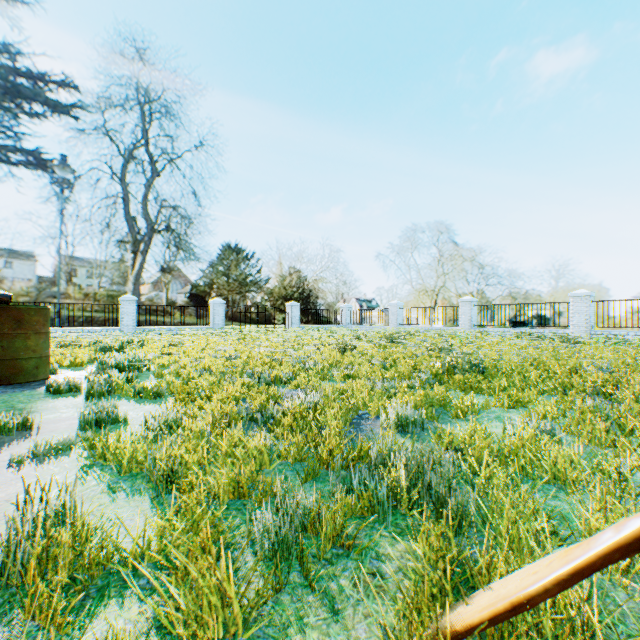
#> input picture dataloader/matching/tartanair/image_resampling/mvs_utils/examples/data/000000_lcam_front.png, 640 x 640 px, given as the content of the folder nvo-fisheye/data/NordicHarbor/Data_easy/P000/image_rcam_fish, which was not available
$ python two_img_seqs_to_side_by_side.py
#> lines starting #> are read from the running program, lines starting #| are printed output that depends on the picture; pictures that were not available may be replaced by others from this repository, and a replacement may not be noted
"""
Author: Yorai Shaoul (yorai@cmu.edu)

A short script that reads two image sequences and produces, for each pair of images, a horizontally-stacked image.
"""
import os
import shutil
import cv2
import numpy as np
import imageio

# Folder to output images to.
out_dirp = './vis_output/nordicharbor_fish_stereo'
# Save images too?
is_save_images = False

# Folder path to the first sequence.
dirp1 = '/home/yoraish/code/tartanvo-fisheye/data/NordicHarbor/Data_easy/P000/image_rcam_fish'
dirp2 = '/home/yoraish/code/tartanvo-fisheye/data/NordicHarbor/Data_easy/P000/image_lcam_fish'

# Get the frame names from the directories.
fnames1 = os.listdir(dirp1)
fnames2 = os.listdir(dirp2)

# Sort by name. This assumes that image names are meaningful for sorting in this very particular way.
fnames1_zipped = sorted([(int(fname.split("_")[0]), fname) for fname in fnames1])
fnames2_zipped = sorted([(int(fname.split("_")[0]), fname) for fname in fnames2])

fnames1 = [f[1] for f in fnames1_zipped]
fnames2 = [f[1] for f in fnames2_zipped]

# Would you like your frames padded?
rpad = 20
cpad = 20

# Would you like to resize your images?
H = 300
W = 300

# Create output directory if needed.
if os.path.exists(out_dirp):
    print("The output folder already exists.")
    is_overwirte = input("Would you like to overwrite? [Y/n]")
    print(is_overwirte)
    if is_overwirte in [None, 'y', 'Y', '']:
        shutil.rmtree(out_dirp)
    else:
        raise FileExistsError("File exists and chosen to be kept. See you later!")

# Create output directory.
os.mkdir(out_dirp)

# List to save images.
img_list = []

for ix in range(min(len(fnames1), len(fnames2))):
    fname1, fname2 = fnames1[ix], fnames2[ix]
    print(fname1, fname2)
    img1 = cv2.imread(os.path.join(dirp1,fname1))
#> img1 is the input picture: shape (640, 640, 3); mean B, G, R 159.9, 187.8, 163.2
    img2 = cv2.imread(os.path.join(dirp2,fname2))

    img1 = np.pad(img1, [(rpad, rpad), (cpad, cpad), (0,0)])
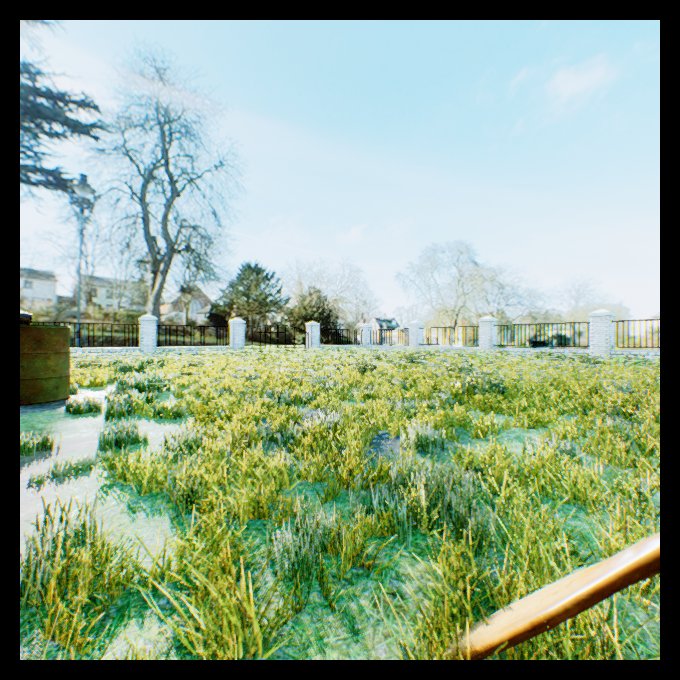
#> img1: shape (680, 680, 3); mean B, G, R 141.6, 166.3, 144.6
    img2 = np.pad(img2, [(rpad, rpad), (cpad, cpad), (0,0)])

    if H and W:
        img1, img2 = cv2.resize(img1, (H, W)), cv2.resize(img2, (H, W))
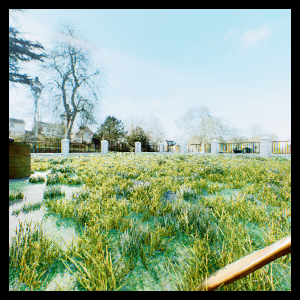
#> img1: shape (300, 300, 3); mean B, G, R 141.1, 165.9, 144.2

    # Connect the images.
    out = np.hstack((img1, img2))
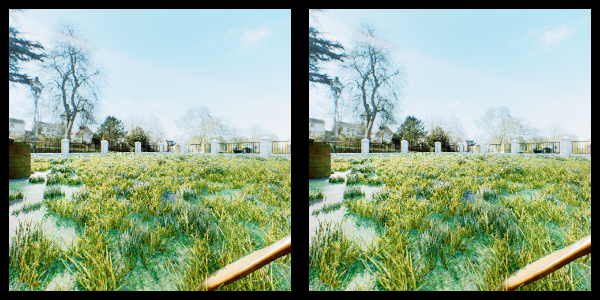
#> out: shape (300, 600, 3); mean B, G, R 141.1, 165.9, 144.2

    # Show.
    cv2.imshow("out", out)
    cv2.waitKey(30)

    # Output file path.
    out_filep = os.path.join(out_dirp,str(ix)+".png")
    if is_save_images:
        cv2.imwrite(out_filep, out)

    # Save to list.
    img_list.append(out)

imageio.mimsave(os.path.join(out_dirp, 'movie.gif'), img_list)

$ run again, on dataloader/matching/tartanair/image_resampling/mvs_utils/examples/data/000000_lcam_left.png
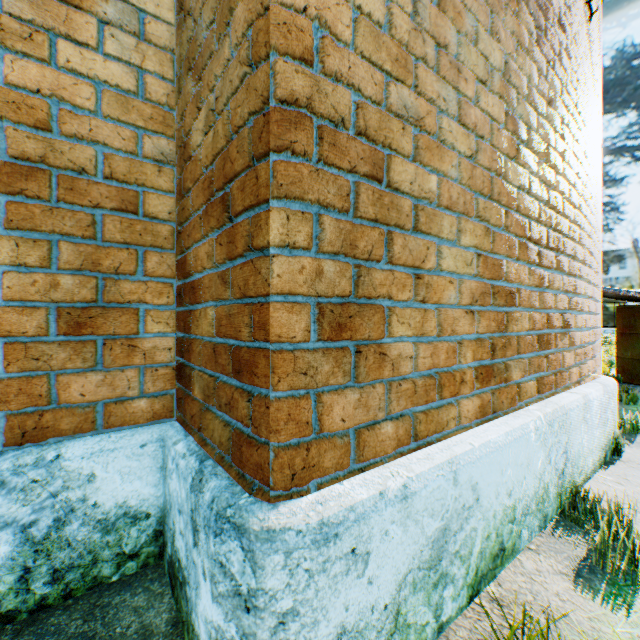
#> input picture dataloader/matching/tartanair/image_resampling/mvs_utils/examples/data/000000_lcam_left.png, 640 x 640 px, given as the content of the folder nvo-fisheye/data/NordicHarbor/Data_easy/P000/image_rcam_fish, which was not available
#> img1 is the input picture: shape (640, 640, 3); mean B, G, R 114.3, 139.3, 139.2
#> `img1, img2 = cv2.resize(img1, (H, W)), cv2.resize(img2, (H, W))`:
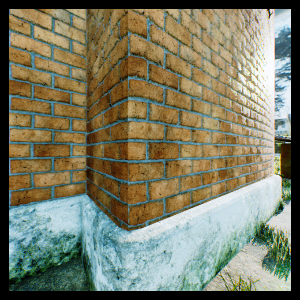
#> img1: shape (300, 300, 3); mean B, G, R 100.9, 123, 122.9
#> `out = np.hstack((img1, img2))`:
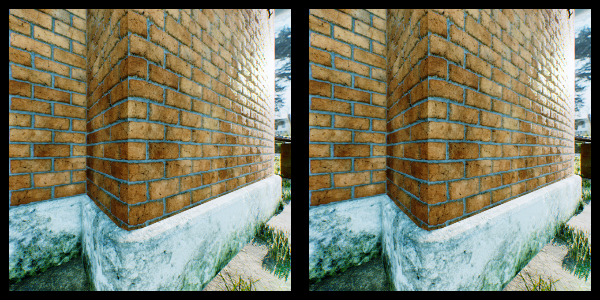
#> out: shape (300, 600, 3); mean B, G, R 100.9, 123, 122.9

$ run again, on dataloader/matching/tartanair/image_resampling/mvs_utils/examples/data/000000_lcam_right.png
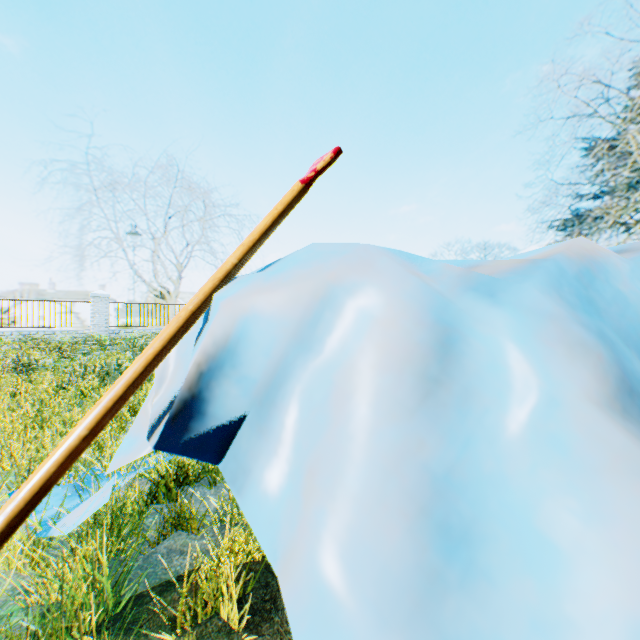
#> input picture dataloader/matching/tartanair/image_resampling/mvs_utils/examples/data/000000_lcam_right.png, 640 x 640 px, given as the content of the folder nvo-fisheye/data/NordicHarbor/Data_easy/P000/image_rcam_fish, which was not available
#> img1 is the input picture: shape (640, 640, 3); mean B, G, R 210.1, 208.8, 182
#> `img1, img2 = cv2.resize(img1, (H, W)), cv2.resize(img2, (H, W))`:
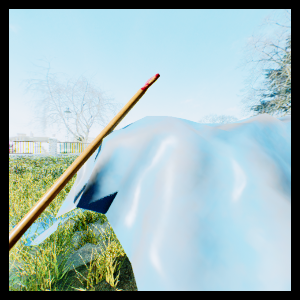
#> img1: shape (300, 300, 3); mean B, G, R 185.6, 184.4, 160.8
#> `out = np.hstack((img1, img2))`:
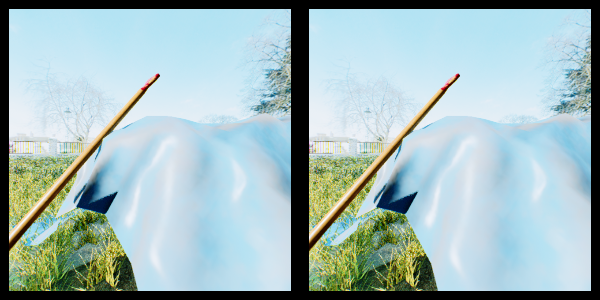
#> out: shape (300, 600, 3); mean B, G, R 185.6, 184.4, 160.8
